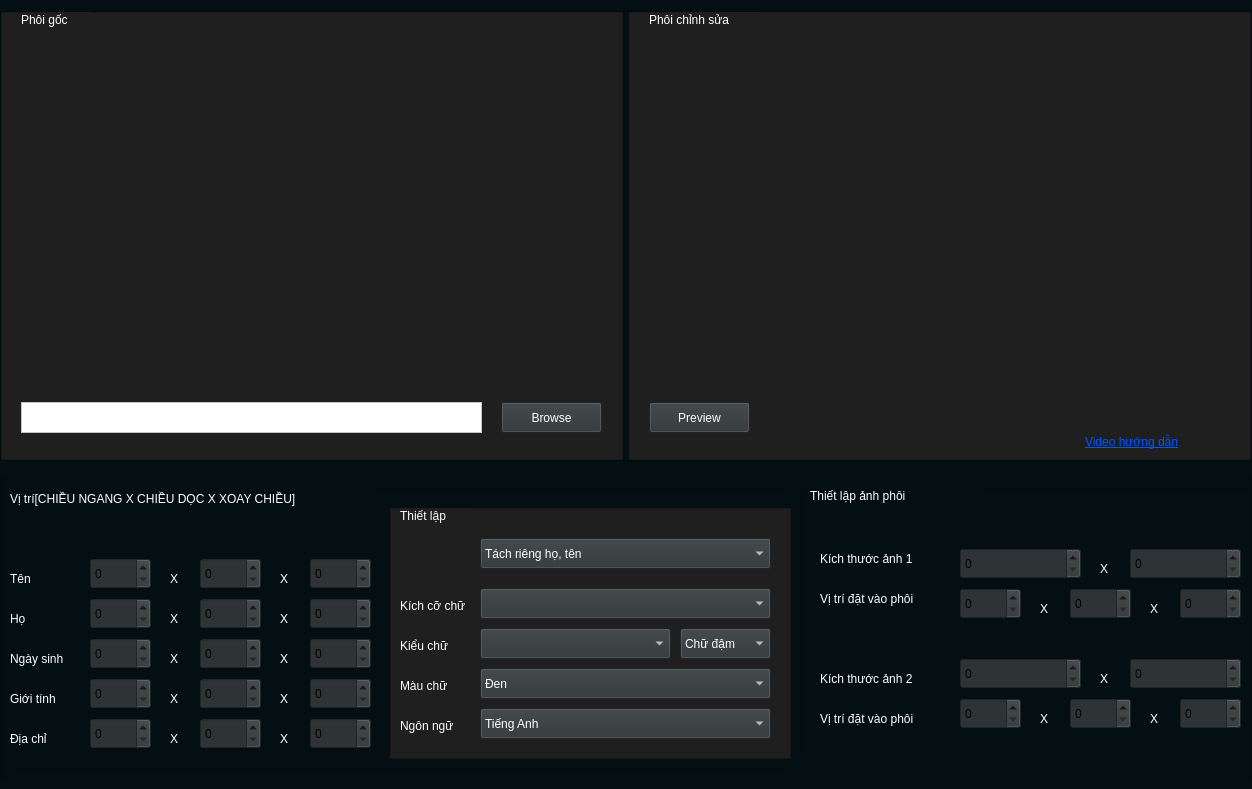
<?xml version="1.0" encoding="UTF-8"?>
<ui version="4.0">
 <class>UpPhoiWindow</class>
 <widget class="QMainWindow" name="UpPhoiWindow">
  <property name="geometry">
   <rect>
    <x>0</x>
    <y>0</y>
    <width>1252</width>
    <height>789</height>
   </rect>
  </property>
  <property name="windowTitle">
   <string>MainWindow</string>
  </property>
  <property name="styleSheet">
   <string notr="true">background-color: #040f13;</string>
  </property>
  <widget class="QWidget" name="centralwidget">
   <property name="maximumSize">
    <size>
     <width>16777215</width>
     <height>1000</height>
    </size>
   </property>
   <layout class="QVBoxLayout" name="verticalLayout">
    <property name="leftMargin">
     <number>0</number>
    </property>
    <property name="topMargin">
     <number>0</number>
    </property>
    <property name="rightMargin">
     <number>0</number>
    </property>
    <property name="bottomMargin">
     <number>0</number>
    </property>
    <item>
     <widget class="QFrame" name="frame">
      <property name="minimumSize">
       <size>
        <width>1252</width>
        <height>0</height>
       </size>
      </property>
      <property name="maximumSize">
       <size>
        <width>16777215</width>
        <height>450</height>
       </size>
      </property>
      <property name="frameShape">
       <enum>QFrame::StyledPanel</enum>
      </property>
      <property name="frameShadow">
       <enum>QFrame::Raised</enum>
      </property>
      <layout class="QHBoxLayout" name="horizontalLayout">
       <property name="leftMargin">
        <number>0</number>
       </property>
       <property name="topMargin">
        <number>0</number>
       </property>
       <property name="rightMargin">
        <number>0</number>
       </property>
       <property name="bottomMargin">
        <number>0</number>
       </property>
       <item>
        <widget class="QFrame" name="frame_3">
         <property name="styleSheet">
          <string notr="true">color: rgb(255, 255, 255);

background-color: rgb(31, 31, 31);</string>
         </property>
         <property name="frameShape">
          <enum>QFrame::StyledPanel</enum>
         </property>
         <property name="frameShadow">
          <enum>QFrame::Raised</enum>
         </property>
         <widget class="QLabel" name="label">
          <property name="geometry">
           <rect>
            <x>20</x>
            <y>0</y>
            <width>71</width>
            <height>16</height>
           </rect>
          </property>
          <property name="text">
           <string>Phôi gốc</string>
          </property>
         </widget>
         <widget class="QPushButton" name="pushButton">
          <property name="geometry">
           <rect>
            <x>500</x>
            <y>390</y>
            <width>101</width>
            <height>31</height>
           </rect>
          </property>
          <property name="styleSheet">
           <string notr="true">background-color: rgb(46, 52, 54);</string>
          </property>
          <property name="text">
           <string>Browse</string>
          </property>
         </widget>
         <widget class="QTextEdit" name="textEdit">
          <property name="geometry">
           <rect>
            <x>20</x>
            <y>390</y>
            <width>461</width>
            <height>31</height>
           </rect>
          </property>
          <property name="styleSheet">
           <string notr="true">background-color: rgb(255, 255, 255);
color: rgb(0, 0, 0);</string>
          </property>
         </widget>
         <widget class="QLabel" name="image_label">
          <property name="geometry">
           <rect>
            <x>10</x>
            <y>20</y>
            <width>591</width>
            <height>361</height>
           </rect>
          </property>
          <property name="text">
           <string/>
          </property>
         </widget>
        </widget>
       </item>
       <item>
        <widget class="QFrame" name="frame_4">
         <property name="styleSheet">
          <string notr="true">
background-color: rgb(31, 31, 31);</string>
         </property>
         <property name="frameShape">
          <enum>QFrame::StyledPanel</enum>
         </property>
         <property name="frameShadow">
          <enum>QFrame::Raised</enum>
         </property>
         <widget class="QLabel" name="label_2">
          <property name="geometry">
           <rect>
            <x>20</x>
            <y>0</y>
            <width>111</width>
            <height>16</height>
           </rect>
          </property>
          <property name="styleSheet">
           <string notr="true">color: rgb(255, 255, 255);</string>
          </property>
          <property name="text">
           <string>Phôi chỉnh sửa</string>
          </property>
         </widget>
         <widget class="QLabel" name="label_img">
          <property name="geometry">
           <rect>
            <x>10</x>
            <y>20</y>
            <width>591</width>
            <height>361</height>
           </rect>
          </property>
          <property name="text">
           <string/>
          </property>
         </widget>
         <widget class="QLabel" name="label_36">
          <property name="geometry">
           <rect>
            <x>456</x>
            <y>420</y>
            <width>111</width>
            <height>20</height>
           </rect>
          </property>
          <property name="styleSheet">
           <string notr="true">
color: rgb(0, 85, 255);
text-decoration: underline;</string>
          </property>
          <property name="text">
           <string>Video hướng dẫn</string>
          </property>
         </widget>
         <widget class="QPushButton" name="btn_preview">
          <property name="geometry">
           <rect>
            <x>20</x>
            <y>390</y>
            <width>101</width>
            <height>31</height>
           </rect>
          </property>
          <property name="styleSheet">
           <string notr="true">background-color: rgb(46, 52, 54);
color: rgb(255, 255, 255);</string>
          </property>
          <property name="text">
           <string>Preview</string>
          </property>
         </widget>
        </widget>
       </item>
      </layout>
     </widget>
    </item>
    <item>
     <widget class="QFrame" name="frame_2">
      <property name="minimumSize">
       <size>
        <width>0</width>
        <height>300</height>
       </size>
      </property>
      <property name="maximumSize">
       <size>
        <width>16777215</width>
        <height>300</height>
       </size>
      </property>
      <property name="frameShape">
       <enum>QFrame::StyledPanel</enum>
      </property>
      <property name="frameShadow">
       <enum>QFrame::Raised</enum>
      </property>
      <widget class="QFrame" name="frame_5">
       <property name="geometry">
        <rect>
         <x>10</x>
         <y>10</y>
         <width>781</width>
         <height>281</height>
        </rect>
       </property>
       <property name="frameShape">
        <enum>QFrame::StyledPanel</enum>
       </property>
       <property name="frameShadow">
        <enum>QFrame::Raised</enum>
       </property>
       <widget class="QLabel" name="label_15">
        <property name="geometry">
         <rect>
          <x>0</x>
          <y>0</y>
          <width>361</width>
          <height>21</height>
         </rect>
        </property>
        <property name="styleSheet">
         <string notr="true">color: rgb(255, 255, 255);</string>
        </property>
        <property name="text">
         <string>Vị trí[CHIỀU NGANG X CHIỀU DỌC X XOAY CHIỀU]</string>
        </property>
       </widget>
       <widget class="QLabel" name="label_16">
        <property name="geometry">
         <rect>
          <x>0</x>
          <y>120</y>
          <width>21</width>
          <height>21</height>
         </rect>
        </property>
        <property name="styleSheet">
         <string notr="true">color: rgb(255, 255, 255);</string>
        </property>
        <property name="text">
         <string>Họ </string>
        </property>
       </widget>
       <widget class="QLabel" name="label_17">
        <property name="geometry">
         <rect>
          <x>0</x>
          <y>160</y>
          <width>71</width>
          <height>21</height>
         </rect>
        </property>
        <property name="styleSheet">
         <string notr="true">color: rgb(255, 255, 255);</string>
        </property>
        <property name="text">
         <string>Ngày sinh</string>
        </property>
       </widget>
       <widget class="QLabel" name="label_18">
        <property name="geometry">
         <rect>
          <x>0</x>
          <y>200</y>
          <width>71</width>
          <height>21</height>
         </rect>
        </property>
        <property name="styleSheet">
         <string notr="true">color: rgb(255, 255, 255);</string>
        </property>
        <property name="text">
         <string>Giới tính</string>
        </property>
       </widget>
       <widget class="QLabel" name="label_19">
        <property name="geometry">
         <rect>
          <x>0</x>
          <y>240</y>
          <width>51</width>
          <height>21</height>
         </rect>
        </property>
        <property name="styleSheet">
         <string notr="true">color: rgb(255, 255, 255);</string>
        </property>
        <property name="text">
         <string>Địa chỉ</string>
        </property>
       </widget>
       <widget class="QLabel" name="label_20">
        <property name="geometry">
         <rect>
          <x>0</x>
          <y>80</y>
          <width>31</width>
          <height>21</height>
         </rect>
        </property>
        <property name="styleSheet">
         <string notr="true">color: rgb(255, 255, 255);</string>
        </property>
        <property name="text">
         <string>Tên</string>
        </property>
       </widget>
       <widget class="QLabel" name="label_21">
        <property name="geometry">
         <rect>
          <x>270</x>
          <y>200</y>
          <width>20</width>
          <height>21</height>
         </rect>
        </property>
        <property name="styleSheet">
         <string notr="true">color: rgb(255, 255, 255);</string>
        </property>
        <property name="text">
         <string>X</string>
        </property>
       </widget>
       <widget class="QSpinBox" name="spinBox_11">
        <property name="geometry">
         <rect>
          <x>190</x>
          <y>190</y>
          <width>61</width>
          <height>31</height>
         </rect>
        </property>
        <property name="styleSheet">
         <string notr="true">background-color: rgb(46, 52, 54);</string>
        </property>
        <property name="maximum">
         <number>9999999</number>
        </property>
       </widget>
       <widget class="QSpinBox" name="spinBox_12">
        <property name="geometry">
         <rect>
          <x>80</x>
          <y>190</y>
          <width>61</width>
          <height>31</height>
         </rect>
        </property>
        <property name="styleSheet">
         <string notr="true">background-color: rgb(46, 52, 54);</string>
        </property>
        <property name="maximum">
         <number>9999999</number>
        </property>
       </widget>
       <widget class="QSpinBox" name="spinBox_13">
        <property name="geometry">
         <rect>
          <x>300</x>
          <y>190</y>
          <width>61</width>
          <height>31</height>
         </rect>
        </property>
        <property name="styleSheet">
         <string notr="true">background-color: rgb(46, 52, 54);</string>
        </property>
        <property name="maximum">
         <number>360</number>
        </property>
       </widget>
       <widget class="QLabel" name="label_22">
        <property name="geometry">
         <rect>
          <x>160</x>
          <y>200</y>
          <width>20</width>
          <height>21</height>
         </rect>
        </property>
        <property name="styleSheet">
         <string notr="true">color: rgb(255, 255, 255);</string>
        </property>
        <property name="text">
         <string>X</string>
        </property>
       </widget>
       <widget class="QLabel" name="label_23">
        <property name="geometry">
         <rect>
          <x>270</x>
          <y>120</y>
          <width>20</width>
          <height>21</height>
         </rect>
        </property>
        <property name="styleSheet">
         <string notr="true">color: rgb(255, 255, 255);</string>
        </property>
        <property name="text">
         <string>X</string>
        </property>
       </widget>
       <widget class="QSpinBox" name="spinBox_14">
        <property name="geometry">
         <rect>
          <x>190</x>
          <y>110</y>
          <width>61</width>
          <height>31</height>
         </rect>
        </property>
        <property name="styleSheet">
         <string notr="true">background-color: rgb(46, 52, 54);</string>
        </property>
        <property name="maximum">
         <number>9999999</number>
        </property>
       </widget>
       <widget class="QSpinBox" name="spinBox_15">
        <property name="geometry">
         <rect>
          <x>80</x>
          <y>110</y>
          <width>61</width>
          <height>31</height>
         </rect>
        </property>
        <property name="styleSheet">
         <string notr="true">background-color: rgb(46, 52, 54);</string>
        </property>
        <property name="maximum">
         <number>9999999</number>
        </property>
       </widget>
       <widget class="QSpinBox" name="spinBox_16">
        <property name="geometry">
         <rect>
          <x>300</x>
          <y>110</y>
          <width>61</width>
          <height>31</height>
         </rect>
        </property>
        <property name="styleSheet">
         <string notr="true">background-color: rgb(46, 52, 54);</string>
        </property>
        <property name="maximum">
         <number>360</number>
        </property>
       </widget>
       <widget class="QLabel" name="label_24">
        <property name="geometry">
         <rect>
          <x>160</x>
          <y>120</y>
          <width>20</width>
          <height>21</height>
         </rect>
        </property>
        <property name="styleSheet">
         <string notr="true">color: rgb(255, 255, 255);</string>
        </property>
        <property name="text">
         <string>X</string>
        </property>
       </widget>
       <widget class="QLabel" name="label_25">
        <property name="geometry">
         <rect>
          <x>270</x>
          <y>160</y>
          <width>20</width>
          <height>21</height>
         </rect>
        </property>
        <property name="styleSheet">
         <string notr="true">color: rgb(255, 255, 255);</string>
        </property>
        <property name="text">
         <string>X</string>
        </property>
       </widget>
       <widget class="QSpinBox" name="spinBox_17">
        <property name="geometry">
         <rect>
          <x>190</x>
          <y>150</y>
          <width>61</width>
          <height>31</height>
         </rect>
        </property>
        <property name="styleSheet">
         <string notr="true">background-color: rgb(46, 52, 54);</string>
        </property>
        <property name="maximum">
         <number>9999999</number>
        </property>
       </widget>
       <widget class="QSpinBox" name="spinBox_18">
        <property name="geometry">
         <rect>
          <x>80</x>
          <y>150</y>
          <width>61</width>
          <height>31</height>
         </rect>
        </property>
        <property name="styleSheet">
         <string notr="true">background-color: rgb(46, 52, 54);</string>
        </property>
        <property name="maximum">
         <number>9999999</number>
        </property>
       </widget>
       <widget class="QSpinBox" name="spinBox_19">
        <property name="geometry">
         <rect>
          <x>300</x>
          <y>150</y>
          <width>61</width>
          <height>31</height>
         </rect>
        </property>
        <property name="styleSheet">
         <string notr="true">background-color: rgb(46, 52, 54);</string>
        </property>
        <property name="maximum">
         <number>360</number>
        </property>
       </widget>
       <widget class="QLabel" name="label_26">
        <property name="geometry">
         <rect>
          <x>160</x>
          <y>160</y>
          <width>20</width>
          <height>21</height>
         </rect>
        </property>
        <property name="styleSheet">
         <string notr="true">color: rgb(255, 255, 255);</string>
        </property>
        <property name="text">
         <string>X</string>
        </property>
       </widget>
       <widget class="QLabel" name="label_27">
        <property name="geometry">
         <rect>
          <x>270</x>
          <y>240</y>
          <width>20</width>
          <height>21</height>
         </rect>
        </property>
        <property name="styleSheet">
         <string notr="true">color: rgb(255, 255, 255);</string>
        </property>
        <property name="text">
         <string>X</string>
        </property>
       </widget>
       <widget class="QSpinBox" name="spinBox_20">
        <property name="geometry">
         <rect>
          <x>190</x>
          <y>230</y>
          <width>61</width>
          <height>31</height>
         </rect>
        </property>
        <property name="styleSheet">
         <string notr="true">background-color: rgb(46, 52, 54);</string>
        </property>
        <property name="maximum">
         <number>9999999</number>
        </property>
       </widget>
       <widget class="QSpinBox" name="spinBox_21">
        <property name="geometry">
         <rect>
          <x>80</x>
          <y>230</y>
          <width>61</width>
          <height>31</height>
         </rect>
        </property>
        <property name="styleSheet">
         <string notr="true">background-color: rgb(46, 52, 54);</string>
        </property>
        <property name="maximum">
         <number>9999999</number>
        </property>
       </widget>
       <widget class="QSpinBox" name="spinBox_22">
        <property name="geometry">
         <rect>
          <x>300</x>
          <y>230</y>
          <width>61</width>
          <height>31</height>
         </rect>
        </property>
        <property name="styleSheet">
         <string notr="true">background-color: rgb(46, 52, 54);</string>
        </property>
        <property name="maximum">
         <number>360</number>
        </property>
       </widget>
       <widget class="QLabel" name="label_28">
        <property name="geometry">
         <rect>
          <x>160</x>
          <y>240</y>
          <width>20</width>
          <height>21</height>
         </rect>
        </property>
        <property name="styleSheet">
         <string notr="true">color: rgb(255, 255, 255);</string>
        </property>
        <property name="text">
         <string>X</string>
        </property>
       </widget>
       <widget class="QSpinBox" name="spinBox_23">
        <property name="geometry">
         <rect>
          <x>80</x>
          <y>70</y>
          <width>61</width>
          <height>31</height>
         </rect>
        </property>
        <property name="styleSheet">
         <string notr="true">background-color: rgb(46, 52, 54);</string>
        </property>
        <property name="maximum">
         <number>9999999</number>
        </property>
       </widget>
       <widget class="QLabel" name="label_29">
        <property name="geometry">
         <rect>
          <x>160</x>
          <y>80</y>
          <width>20</width>
          <height>21</height>
         </rect>
        </property>
        <property name="styleSheet">
         <string notr="true">color: rgb(255, 255, 255);</string>
        </property>
        <property name="text">
         <string>X</string>
        </property>
       </widget>
       <widget class="QSpinBox" name="spinBox_24">
        <property name="geometry">
         <rect>
          <x>300</x>
          <y>70</y>
          <width>61</width>
          <height>31</height>
         </rect>
        </property>
        <property name="styleSheet">
         <string notr="true">background-color: rgb(46, 52, 54);</string>
        </property>
        <property name="maximum">
         <number>360</number>
        </property>
       </widget>
       <widget class="QSpinBox" name="spinBox_25">
        <property name="geometry">
         <rect>
          <x>190</x>
          <y>70</y>
          <width>61</width>
          <height>31</height>
         </rect>
        </property>
        <property name="styleSheet">
         <string notr="true">background-color: rgb(46, 52, 54);</string>
        </property>
        <property name="maximum">
         <number>9999999</number>
        </property>
       </widget>
       <widget class="QLabel" name="label_30">
        <property name="geometry">
         <rect>
          <x>270</x>
          <y>80</y>
          <width>20</width>
          <height>21</height>
         </rect>
        </property>
        <property name="styleSheet">
         <string notr="true">color: rgb(255, 255, 255);</string>
        </property>
        <property name="text">
         <string>X</string>
        </property>
       </widget>
       <widget class="QFrame" name="frame_7">
        <property name="geometry">
         <rect>
          <x>380</x>
          <y>20</y>
          <width>401</width>
          <height>251</height>
         </rect>
        </property>
        <property name="styleSheet">
         <string notr="true">background-color: rgb(70, 70, 70);
background-color: rgb(31, 31, 31);</string>
        </property>
        <property name="frameShape">
         <enum>QFrame::StyledPanel</enum>
        </property>
        <property name="frameShadow">
         <enum>QFrame::Raised</enum>
        </property>
        <widget class="QLabel" name="label_31">
         <property name="geometry">
          <rect>
           <x>10</x>
           <y>0</y>
           <width>71</width>
           <height>16</height>
          </rect>
         </property>
         <property name="styleSheet">
          <string notr="true">color: rgb(255, 255, 255);</string>
         </property>
         <property name="text">
          <string>Thiết lập</string>
         </property>
        </widget>
        <widget class="QLabel" name="label_32">
         <property name="geometry">
          <rect>
           <x>10</x>
           <y>90</y>
           <width>81</width>
           <height>16</height>
          </rect>
         </property>
         <property name="styleSheet">
          <string notr="true">color: rgb(255, 255, 255);</string>
         </property>
         <property name="text">
          <string>Kích cỡ chữ</string>
         </property>
        </widget>
        <widget class="QLabel" name="label_33">
         <property name="geometry">
          <rect>
           <x>10</x>
           <y>130</y>
           <width>81</width>
           <height>16</height>
          </rect>
         </property>
         <property name="styleSheet">
          <string notr="true">color: rgb(255, 255, 255);</string>
         </property>
         <property name="text">
          <string>Kiểu chữ</string>
         </property>
        </widget>
        <widget class="QLabel" name="label_34">
         <property name="geometry">
          <rect>
           <x>10</x>
           <y>170</y>
           <width>61</width>
           <height>16</height>
          </rect>
         </property>
         <property name="styleSheet">
          <string notr="true">color: rgb(255, 255, 255);</string>
         </property>
         <property name="text">
          <string>Màu chữ</string>
         </property>
        </widget>
        <widget class="QLabel" name="label_35">
         <property name="geometry">
          <rect>
           <x>10</x>
           <y>210</y>
           <width>81</width>
           <height>16</height>
          </rect>
         </property>
         <property name="styleSheet">
          <string notr="true">color: rgb(255, 255, 255);</string>
         </property>
         <property name="text">
          <string>Ngôn ngữ</string>
         </property>
        </widget>
        <widget class="QComboBox" name="comboBox_2">
         <property name="geometry">
          <rect>
           <x>90</x>
           <y>80</y>
           <width>291</width>
           <height>31</height>
          </rect>
         </property>
         <property name="styleSheet">
          <string notr="true">background-color: rgb(46, 52, 54);
color: rgb(255, 255, 255);</string>
         </property>
        </widget>
        <widget class="QComboBox" name="comboBox_3">
         <property name="geometry">
          <rect>
           <x>90</x>
           <y>120</y>
           <width>191</width>
           <height>31</height>
          </rect>
         </property>
         <property name="styleSheet">
          <string notr="true">background-color: rgb(46, 52, 54);
color: rgb(255, 255, 255);</string>
         </property>
        </widget>
        <widget class="QComboBox" name="comboBox_4">
         <property name="geometry">
          <rect>
           <x>290</x>
           <y>120</y>
           <width>91</width>
           <height>31</height>
          </rect>
         </property>
         <property name="styleSheet">
          <string notr="true">background-color: rgb(46, 52, 54);
color: rgb(255, 255, 255);</string>
         </property>
         <item>
          <property name="text">
           <string>Chữ đậm</string>
          </property>
         </item>
        </widget>
        <widget class="QComboBox" name="comboBox_5">
         <property name="geometry">
          <rect>
           <x>90</x>
           <y>160</y>
           <width>291</width>
           <height>31</height>
          </rect>
         </property>
         <property name="styleSheet">
          <string notr="true">background-color: rgb(46, 52, 54);
color: rgb(255, 255, 255);</string>
         </property>
         <item>
          <property name="text">
           <string>Đen</string>
          </property>
         </item>
        </widget>
        <widget class="QComboBox" name="comboBox_6">
         <property name="geometry">
          <rect>
           <x>90</x>
           <y>200</y>
           <width>291</width>
           <height>31</height>
          </rect>
         </property>
         <property name="styleSheet">
          <string notr="true">background-color: rgb(46, 52, 54);
color: rgb(255, 255, 255);</string>
         </property>
         <item>
          <property name="text">
           <string>Tiếng Anh</string>
          </property>
         </item>
        </widget>
        <widget class="QComboBox" name="comboBox">
         <property name="geometry">
          <rect>
           <x>90</x>
           <y>30</y>
           <width>291</width>
           <height>31</height>
          </rect>
         </property>
         <property name="styleSheet">
          <string notr="true">background-color: rgb(46, 52, 54);
color: rgb(255, 255, 255);</string>
         </property>
         <item>
          <property name="text">
           <string>Tách riêng họ, tên</string>
          </property>
         </item>
         <item>
          <property name="text">
           <string>Họ tên đầy đủ</string>
          </property>
         </item>
        </widget>
       </widget>
      </widget>
      <widget class="QFrame" name="frame_6">
       <property name="geometry">
        <rect>
         <x>800</x>
         <y>10</y>
         <width>451</width>
         <height>271</height>
        </rect>
       </property>
       <property name="frameShape">
        <enum>QFrame::StyledPanel</enum>
       </property>
       <property name="frameShadow">
        <enum>QFrame::Raised</enum>
       </property>
       <widget class="QLabel" name="label_4">
        <property name="geometry">
         <rect>
          <x>20</x>
          <y>60</y>
          <width>111</width>
          <height>21</height>
         </rect>
        </property>
        <property name="styleSheet">
         <string notr="true">color: rgb(255, 255, 255);</string>
        </property>
        <property name="text">
         <string>Kích thước ảnh 1</string>
        </property>
       </widget>
       <widget class="QLabel" name="label_5">
        <property name="geometry">
         <rect>
          <x>20</x>
          <y>100</y>
          <width>131</width>
          <height>21</height>
         </rect>
        </property>
        <property name="styleSheet">
         <string notr="true">color: rgb(255, 255, 255);</string>
        </property>
        <property name="text">
         <string>Vị trí đặt vào phôi</string>
        </property>
       </widget>
       <widget class="QLabel" name="label_6">
        <property name="geometry">
         <rect>
          <x>20</x>
          <y>180</y>
          <width>111</width>
          <height>21</height>
         </rect>
        </property>
        <property name="styleSheet">
         <string notr="true">color: rgb(255, 255, 255);</string>
        </property>
        <property name="text">
         <string>Kích thước ảnh 2</string>
        </property>
       </widget>
       <widget class="QLabel" name="label_7">
        <property name="geometry">
         <rect>
          <x>20</x>
          <y>220</y>
          <width>131</width>
          <height>21</height>
         </rect>
        </property>
        <property name="styleSheet">
         <string notr="true">color: rgb(255, 255, 255);</string>
        </property>
        <property name="text">
         <string>Vị trí đặt vào phôi</string>
        </property>
       </widget>
       <widget class="QLabel" name="label_8">
        <property name="geometry">
         <rect>
          <x>210</x>
          <y>60</y>
          <width>57</width>
          <height>15</height>
         </rect>
        </property>
        <property name="text">
         <string>TextLabel</string>
        </property>
       </widget>
       <widget class="QLabel" name="label_9">
        <property name="geometry">
         <rect>
          <x>300</x>
          <y>70</y>
          <width>20</width>
          <height>21</height>
         </rect>
        </property>
        <property name="styleSheet">
         <string notr="true">color: rgb(255, 255, 255);</string>
        </property>
        <property name="text">
         <string>X</string>
        </property>
       </widget>
       <widget class="QLabel" name="label_10">
        <property name="geometry">
         <rect>
          <x>240</x>
          <y>110</y>
          <width>20</width>
          <height>21</height>
         </rect>
        </property>
        <property name="styleSheet">
         <string notr="true">color: rgb(255, 255, 255);</string>
        </property>
        <property name="text">
         <string>X</string>
        </property>
       </widget>
       <widget class="QLabel" name="label_11">
        <property name="geometry">
         <rect>
          <x>350</x>
          <y>110</y>
          <width>20</width>
          <height>21</height>
         </rect>
        </property>
        <property name="styleSheet">
         <string notr="true">color: rgb(255, 255, 255);</string>
        </property>
        <property name="text">
         <string>X</string>
        </property>
       </widget>
       <widget class="QSpinBox" name="spinBox">
        <property name="geometry">
         <rect>
          <x>160</x>
          <y>60</y>
          <width>121</width>
          <height>31</height>
         </rect>
        </property>
        <property name="styleSheet">
         <string notr="true">background-color: rgb(46, 52, 54);</string>
        </property>
        <property name="maximum">
         <number>99999999</number>
        </property>
       </widget>
       <widget class="QSpinBox" name="spinBox_2">
        <property name="geometry">
         <rect>
          <x>330</x>
          <y>60</y>
          <width>111</width>
          <height>31</height>
         </rect>
        </property>
        <property name="styleSheet">
         <string notr="true">background-color: rgb(46, 52, 54);</string>
        </property>
        <property name="maximum">
         <number>999999</number>
        </property>
       </widget>
       <widget class="QSpinBox" name="spinBox_3">
        <property name="geometry">
         <rect>
          <x>160</x>
          <y>100</y>
          <width>61</width>
          <height>31</height>
         </rect>
        </property>
        <property name="styleSheet">
         <string notr="true">background-color: rgb(46, 52, 54);</string>
        </property>
        <property name="maximum">
         <number>999999</number>
        </property>
       </widget>
       <widget class="QSpinBox" name="spinBox_4">
        <property name="geometry">
         <rect>
          <x>270</x>
          <y>100</y>
          <width>61</width>
          <height>31</height>
         </rect>
        </property>
        <property name="styleSheet">
         <string notr="true">background-color: rgb(46, 52, 54);</string>
        </property>
        <property name="maximum">
         <number>999999</number>
        </property>
       </widget>
       <widget class="QSpinBox" name="spinBox_5">
        <property name="geometry">
         <rect>
          <x>380</x>
          <y>100</y>
          <width>61</width>
          <height>31</height>
         </rect>
        </property>
        <property name="styleSheet">
         <string notr="true">background-color: rgb(46, 52, 54);</string>
        </property>
        <property name="maximum">
         <number>360</number>
        </property>
       </widget>
       <widget class="QSpinBox" name="spinBox_6">
        <property name="geometry">
         <rect>
          <x>380</x>
          <y>210</y>
          <width>61</width>
          <height>31</height>
         </rect>
        </property>
        <property name="styleSheet">
         <string notr="true">background-color: rgb(46, 52, 54);</string>
        </property>
        <property name="maximum">
         <number>999999</number>
        </property>
       </widget>
       <widget class="QSpinBox" name="spinBox_7">
        <property name="geometry">
         <rect>
          <x>160</x>
          <y>210</y>
          <width>61</width>
          <height>31</height>
         </rect>
        </property>
        <property name="styleSheet">
         <string notr="true">background-color: rgb(46, 52, 54);</string>
        </property>
        <property name="maximum">
         <number>999999</number>
        </property>
       </widget>
       <widget class="QSpinBox" name="spinBox_8">
        <property name="geometry">
         <rect>
          <x>330</x>
          <y>170</y>
          <width>111</width>
          <height>31</height>
         </rect>
        </property>
        <property name="styleSheet">
         <string notr="true">background-color: rgb(46, 52, 54);</string>
        </property>
        <property name="maximum">
         <number>999999</number>
        </property>
       </widget>
       <widget class="QSpinBox" name="spinBox_9">
        <property name="geometry">
         <rect>
          <x>270</x>
          <y>210</y>
          <width>61</width>
          <height>31</height>
         </rect>
        </property>
        <property name="styleSheet">
         <string notr="true">background-color: rgb(46, 52, 54);</string>
        </property>
        <property name="maximum">
         <number>99999999</number>
        </property>
       </widget>
       <widget class="QSpinBox" name="spinBox_10">
        <property name="geometry">
         <rect>
          <x>160</x>
          <y>170</y>
          <width>121</width>
          <height>31</height>
         </rect>
        </property>
        <property name="styleSheet">
         <string notr="true">background-color: rgb(46, 52, 54);</string>
        </property>
        <property name="maximum">
         <number>99999999</number>
        </property>
       </widget>
       <widget class="QLabel" name="label_12">
        <property name="geometry">
         <rect>
          <x>240</x>
          <y>220</y>
          <width>20</width>
          <height>21</height>
         </rect>
        </property>
        <property name="styleSheet">
         <string notr="true">color: rgb(255, 255, 255);</string>
        </property>
        <property name="text">
         <string>X</string>
        </property>
       </widget>
       <widget class="QLabel" name="label_13">
        <property name="geometry">
         <rect>
          <x>350</x>
          <y>220</y>
          <width>20</width>
          <height>21</height>
         </rect>
        </property>
        <property name="styleSheet">
         <string notr="true">color: rgb(255, 255, 255);</string>
        </property>
        <property name="text">
         <string>X</string>
        </property>
       </widget>
       <widget class="QLabel" name="label_14">
        <property name="geometry">
         <rect>
          <x>300</x>
          <y>180</y>
          <width>20</width>
          <height>21</height>
         </rect>
        </property>
        <property name="styleSheet">
         <string notr="true">color: rgb(255, 255, 255);</string>
        </property>
        <property name="text">
         <string>X</string>
        </property>
       </widget>
       <widget class="QLabel" name="label_3">
        <property name="geometry">
         <rect>
          <x>10</x>
          <y>0</y>
          <width>171</width>
          <height>16</height>
         </rect>
        </property>
        <property name="styleSheet">
         <string notr="true">color: rgb(255, 255, 255);</string>
        </property>
        <property name="text">
         <string>Thiết lập ảnh phôi</string>
        </property>
       </widget>
      </widget>
     </widget>
    </item>
   </layout>
  </widget>
 </widget>
 <resources/>
 <connections/>
</ui>
